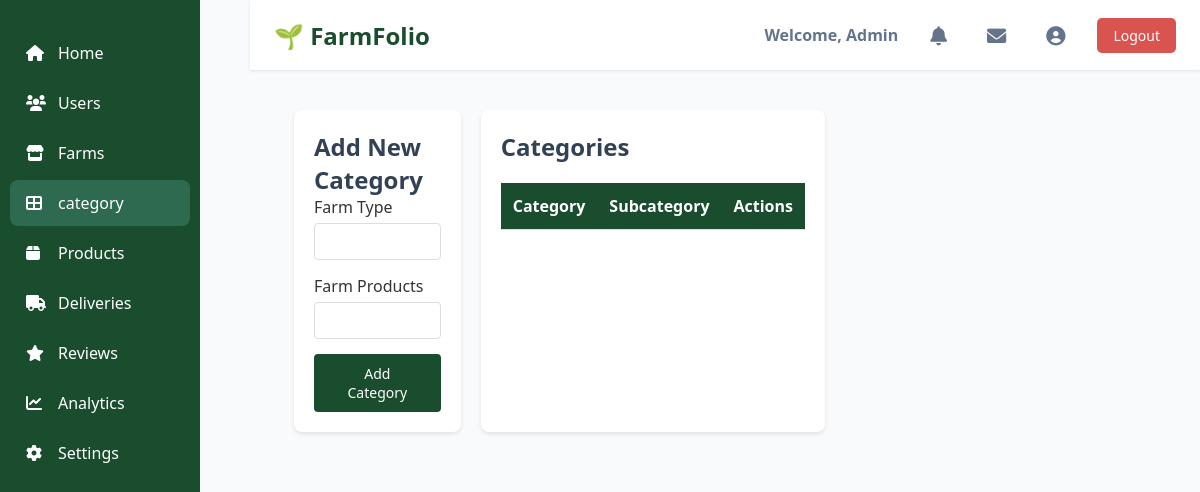
The page /admin/category.php on the database as committed earlier.
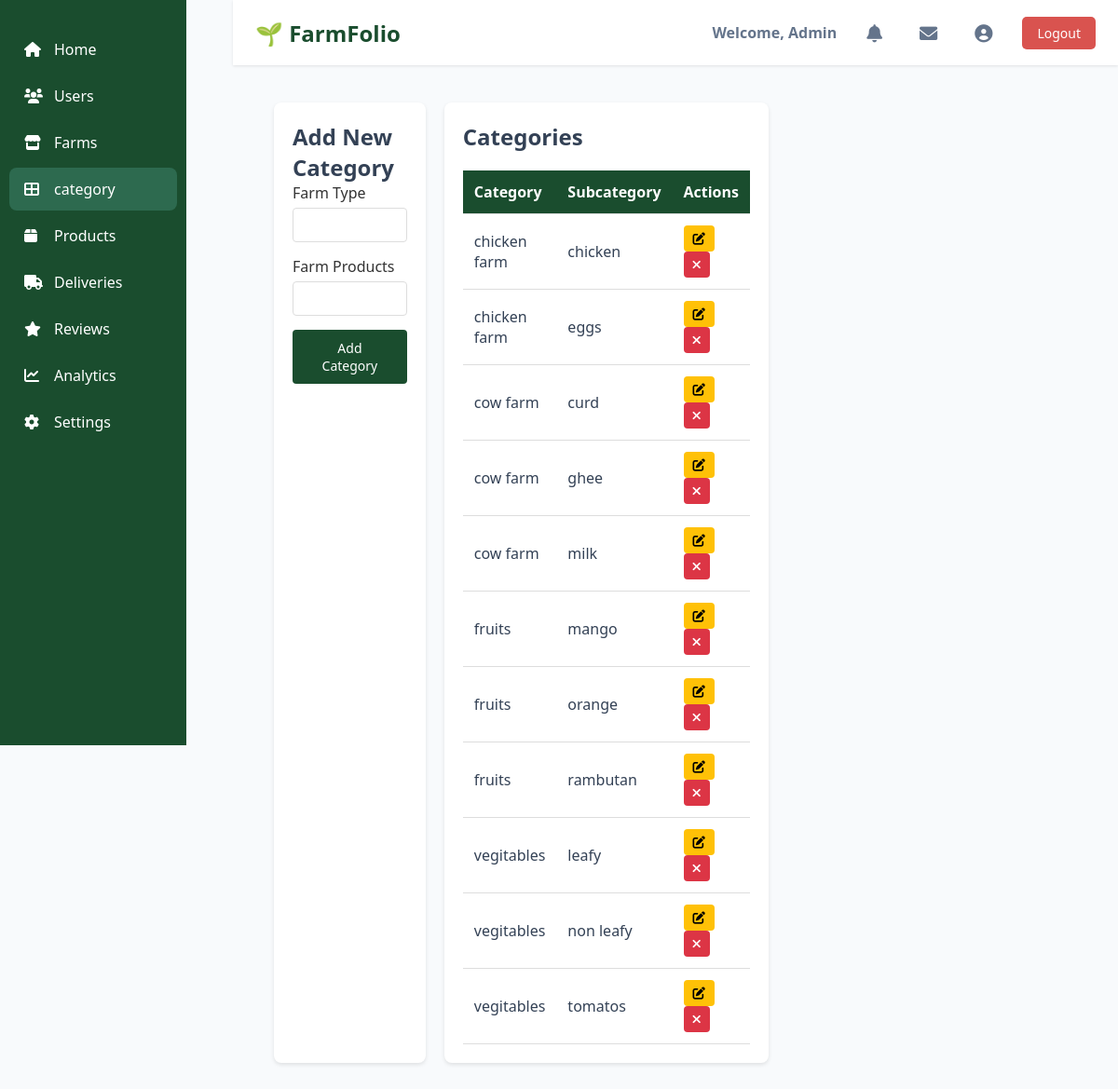
The same page on the database as committed later.
### tables this page shows
CREATE TABLE `tbl_category` (
  `category_id` int(11) NOT NULL,
  `category` varchar(255) NOT NULL,
  `sub` varchar(100) NOT NULL,
  `status` enum('0','1') NOT NULL DEFAULT '1'
);

### admin/category.php (the view, shortened to what this page needs)
<?php
include '../databse/connect.php';
$categories_query = "SELECT * FROM tbl_category ORDER BY category, sub";
$categories_result = mysqli_query($conn, $categories_query);
?>
<!DOCTYPE html>
<html>
<head>
    <link href="https://cdnjs.cloudflare.com/ajax/libs/font-awesome/6.0.0/css/all.min.css" rel="stylesheet">
</head>
<body>
    <header class="header">
        <div class="head"><h1>🌱 FarmFolio</h1></div>
        <div class="admin-controls">
            <h2>Welcome, Admin</h2>
            <button class="icon-btn" data-tooltip="Notifications"><i class="fas fa-bell"></i></button>
            <button class="icon-btn" data-tooltip="Messages"><i class="fas fa-envelope"></i></button>
            <button class="icon-btn" data-tooltip="Profile"><i class="fas fa-user-circle"></i></button>
            <button class="logout-btn" onclick="window.location.href='http://localhost/mini%20project/logout/logout.php'">Logout</button>
        </div>
    </header>
    <nav class="sidebar">
        <ul class="sidebar-menu">
            <li><a href="admin.php"><i class="fas fa-home"></i><span>Home</span></a></li>
            <li><a href="user.php" ><i class="fas fa-users"></i><span>Users</span></a></li>
            <li><a href="farm.php"><i class="fas fa-store"></i><span>Farms</span></a></li>
            <li><a href="category.php"class="active"><i class="fas fa-th-large"></i><span>category</span></a></li>
            <li><a href="#"><i class="fas fa-box"></i><span>Products</span></a></li>
            <li><a href="#"><i class="fas fa-truck"></i><span>Deliveries</span></a></li>
            <li><a href="#"><i class="fas fa-star"></i><span>Reviews</span></a></li>
            <li><a href="#"><i class="fas fa-chart-line"></i><span>Analytics</span></a></li>
            <li><a href="#"><i class="fas fa-cog"></i><span>Settings</span></a></li>
        </ul>
    </nav>
    <main class="main-content">
        <div class="category-container">
            <div class="category-form">
                <h2>Add New Category</h2>
                <form method="POST" action="" id="categoryForm">
                    <div class="form-group">
                        <label for="category">Farm Type</label>
                        <input type="text" id="category" name="category" required>
                    </div>
                    <div class="form-group">
                        <label for="subcategory">Farm Products</label>
                        <input type="text" id="subcategory" name="subcategory" required>
                    </div>
                    <button type="submit" name="add_category" class="submit-btn">Add Category</button>
                </form>
            </div>
            <div class="category-list">
                <h2>Categories</h2>
                <table class="category-table">
                    <thead>
                        <tr>
                            <th>Category</th>
                            <th>Subcategory</th>
                            <th>Actions</th>
                        </tr>
                    </thead>
                    <tbody>
                        <?php while($row = mysqli_fetch_assoc($categories_result)): ?>
                        <tr class="<?php echo $row['status'] == '0' ? 'inactive-row' : ''; ?>">
                            <td><?php echo htmlspecialchars($row['category']); ?></td>
                            <td><?php echo htmlspecialchars($row['sub']); ?></td>
                            <td>
                                <button class="action-btn edit-btn" onclick="editCategory(<?php echo $row['category_id']; ?>, '<?php echo htmlspecialchars($row['category']); ?>', '<?php echo htmlspecialchars($row['sub']); ?>')">
                                    <i class="fas fa-edit"></i>
                                </button>
                                <button class="action-btn <?php echo $row['status'] == '1' ? 'deactivate-btn' : 'activate-btn'; ?>"
                                        onclick="toggleCategoryStatus(<?php echo $row['category_id']; ?>, '<?php echo $row['status']; ?>')">
                                    <i class="fas <?php echo $row['status'] == '1' ? 'fa-times' : 'fa-check'; ?>"></i>
                                </button>
                            </td>
                        </tr>
                        <?php endwhile; ?>
                    </tbody>
                </table>
            </div>
        </div>
    </main>
    <footer class="footer">
        <p>© 2025 Farmfolio Admin Panel. All rights reserved.</p>
    </footer>
</body>
</html>

### admin/category.php (style rules this page uses)
* { margin: 0; padding: 0; box-sizing: border-box; font-family: 'Segoe UI', Arial, sans-serif; }
body { display: flex; min-height: 100vh; background: #f8fafc; color: #334155; }
.header { position: fixed; top: 0; right: 0; left: 250px; height: 70px; background: #ffffff; padding: 0 24px; display: flex; align-items: center; justify-content: space-between; box-shadow: 0 1px 3px rgba(0,0,0,0.1); z-index: 100; }
.head h1 { color: #1a4d2e; font-size: 24px; font-weight: 600; }
.admin-controls { display: flex; align-items: center; gap: 24px; }
.admin-controls h2 { font-size: 16px; color: #64748b; }
.icon-btn { background: none; border: none; font-size: 1.2em; cursor: pointer; color: #64748b; padding: 8px; border-radius: 8px; transition: all 0.2s ease; }
.logout-btn { background-color: #d9534f; color: white; border: none; padding: 8px 16px; border-radius: 5px; cursor: pointer; font-size: 14px; transition: 0.2s ease-in-out; }
.sidebar { width: 200px; background: #1a4d2e; color: white; padding: 10px; position: fixed; height: 100vh; left: 0; top: 0; z-index: 10; overflow: hidden; }
.sidebar-menu { list-style: none; margin-top: 20px; }
.sidebar-menu a { color: white; text-decoration: none; display: flex; align-items: center; padding: 12px 16px; border-radius: 8px; transition: all 0.2s ease; margin-bottom: 4px; }
.sidebar-menu i { margin-right: 12px; width: 20px; }
.active { background: #2d6a4f; font-weight: 500; }
.main-content { margin-left: 250px; flex: 1; padding: 90px 24px 24px; }
.category-container { display: flex; gap: 20px; margin: 20px; }
.category-form { flex: 1; background: white; padding: 20px; border-radius: 8px; box-shadow: 0 2px 4px rgba(0,0,0,0.1); }
.category-list { flex: 2; background: white; padding: 20px; border-radius: 8px; box-shadow: 0 2px 4px rgba(0,0,0,0.1); }
.form-group { margin-bottom: 15px; }
.form-group label { display: block; margin-bottom: 5px; color: #333; font-weight: 500; }
.form-group input { width: 100%; padding: 8px; border: 1px solid #ddd; border-radius: 4px; font-size: 14px; }
.submit-btn { background-color: #1a4d2e; color: white; padding: 10px 20px; border: none; border-radius: 4px; cursor: pointer; font-size: 14px; }
.category-table { width: 100%; border-collapse: collapse; margin-top: 20px; }
.category-table th, .category-table td { padding: 12px; text-align: left; border-bottom: 1px solid #ddd; }
.category-table th { background-color: #1a4d2e; color: white; }
.action-btn { padding: 5px 10px; border: none; border-radius: 4px; cursor: pointer; margin-right: 5px; }
.edit-btn { background-color: #ffc107; color: #000; }
.footer { text-align: center; margin-top: 20px; font-size: 14px; color: #64748b; }
.deactivate-btn { background-color: #dc3545; color: white; }

Rows that differ between the two databases and show on the page:
added tbl_category: category "chicken farm", sub "chicken"
added tbl_category: category "chicken farm", sub "eggs"
added tbl_category: category "cow farm", sub "curd"
added tbl_category: category "cow farm", sub "ghee"
added tbl_category: category "cow farm", sub "milk"
added tbl_category: category "fruits", sub "mango"
added tbl_category: category "fruits", sub "orange"
added tbl_category: category "fruits", sub "rambutan"
added tbl_category: category "vegitables", sub "leafy"
added tbl_category: category "vegitables", sub "non leafy"
added tbl_category: category "vegitables", sub "tomatos"
